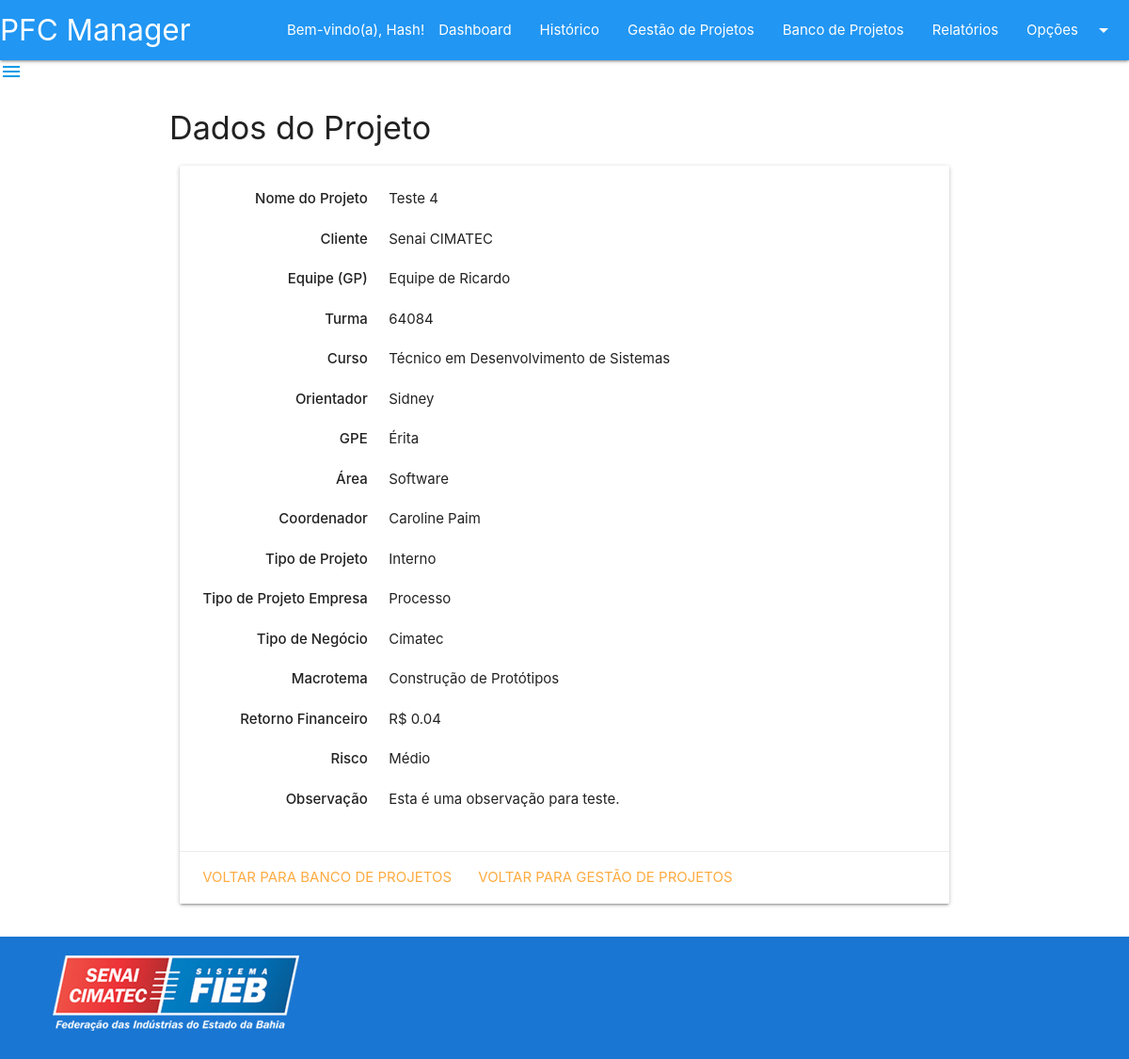
The app's page /telas/paginas_projeto/detalhes_projeto.php?id=15 (signed in) with its own data.
### tables this page shows
CREATE TABLE `cursos` (
  `curso_id` int NOT NULL AUTO_INCREMENT,
  `curso_nome` varchar(45) DEFAULT NULL,
  `curso_area_id` int NOT NULL,
  `curso_coordenador_id` int NOT NULL,
  PRIMARY KEY (`curso_id`),
  KEY `fk_cursos_areas1_idx` (`curso_area_id`),
  KEY `fk_cursos_coordenadores1_idx` (`curso_coordenador_id`),
  CONSTRAINT `fk_cursos_areas1` FOREIGN KEY (`curso_area_id`) REFERENCES `areas` (`area_id`),
  CONSTRAINT `fk_cursos_coordenadores1` FOREIGN KEY (`curso_coordenador_id`) REFERENCES `coordenadores` (`coordenador_id`)
);

CREATE TABLE `projetos` (
  `projeto_id` int NOT NULL AUTO_INCREMENT,
  `projeto_nome` varchar(45) DEFAULT NULL,
  `projeto_tipo` varchar(45) DEFAULT NULL,
  `projeto_empresa` varchar(45) DEFAULT NULL,
  `projeto_negocio` varchar(45) DEFAULT NULL,
  `projeto_macrotema` varchar(45) DEFAULT NULL,
  `projeto_risco` varchar(45) DEFAULT NULL,
  `projeto_retorno` decimal(10,2) DEFAULT NULL,
  `projeto_status` int DEFAULT NULL,
  `projeto_semestre` decimal(5,1) DEFAULT NULL,
  `projeto_entregavel1` date DEFAULT NULL,
  `projeto_status1` int DEFAULT NULL,
  `projeto_entregavel2` date DEFAULT NULL,
  `projeto_status2` int DEFAULT NULL,
  `projeto_entregavel3` date DEFAULT NULL,
  `projeto_status3` int DEFAULT NULL,
  `projeto_observacao` varchar(1000) DEFAULT NULL,
  `projeto_motivocancelamento` varchar(1000) DEFAULT NULL,
  `projeto_tem_banca` tinyint NOT NULL,
  `projeto_cliente_id` int DEFAULT NULL,
  `projeto_equipe_id` int DEFAULT NULL,
  PRIMARY KEY (`projeto_id`),
  KEY `fk_projetos_clientes1_idx` (`projeto_cliente_id`),
  KEY `fk_projetos_equipes1_idx` (`projeto_equipe_id`),
  CONSTRAINT `fk_projetos_clientes1` FOREIGN KEY (`projeto_cliente_id`) REFERENCES `clientes` (`cliente_id`),
  CONSTRAINT `fk_projetos_equipes1` FOREIGN KEY (`projeto_equipe_id`) REFERENCES `equipes` (`equipe_id`)
);

CREATE TABLE `clientes` (
  `cliente_id` int NOT NULL AUTO_INCREMENT,
  `cliente_razaosocial` varchar(45) DEFAULT NULL,
  `cliente_nomefantasia` varchar(45) DEFAULT NULL,
  `cliente_endereco` varchar(45) DEFAULT NULL,
  `cliente_nomerepresentante` varchar(45) DEFAULT NULL,
  `cliente_emailrepresentante` varchar(45) DEFAULT NULL,
  `cliente_telrepresentante` varchar(45) DEFAULT NULL,
  `cliente_problema` varchar(1000) DEFAULT NULL,
  `cliente_solucao` varchar(1000) DEFAULT NULL,
  `cliente_resultado` varchar(1000) DEFAULT NULL,
  PRIMARY KEY (`cliente_id`)
);

CREATE TABLE `equipes` (
  `equipe_id` int NOT NULL AUTO_INCREMENT,
  `equipe_nota` decimal(3,1) DEFAULT NULL,
  `equipe_gestor` varchar(45) DEFAULT NULL,
  `equipe_membro1` varchar(45) DEFAULT NULL,
  `equipe_membro2` varchar(45) DEFAULT NULL,
  `equipe_membro3` varchar(45) DEFAULT NULL,
  `equipe_membro4` varchar(45) DEFAULT NULL,
  `equipe_membro5` varchar(45) DEFAULT NULL,
  `equipe_tem_projeto` tinyint NOT NULL,
  `equipe_turma_id` int NOT NULL,
  PRIMARY KEY (`equipe_id`),
  KEY `fk_equipes_turmas1_idx` (`equipe_turma_id`),
  CONSTRAINT `fk_equipes_turmas1` FOREIGN KEY (`equipe_turma_id`) REFERENCES `turmas` (`turma_id`)
);

CREATE TABLE `turmas` (
  `turma_id` int NOT NULL AUTO_INCREMENT,
  `turma_codigo` varchar(45) DEFAULT NULL,
  `turma_turno` varchar(45) DEFAULT NULL,
  `turma_curso_id` int NOT NULL,
  `turma_orientador_id` int NOT NULL,
  `turma_gpe_id` int NOT NULL,
  PRIMARY KEY (`turma_id`),
  KEY `fk_turmas_cursos1_idx` (`turma_curso_id`),
  KEY `fk_turmas_orientadores1_idx` (`turma_orientador_id`),
  KEY `fk_turmas_gpes1_idx` (`turma_gpe_id`),
  CONSTRAINT `fk_turmas_cursos1` FOREIGN KEY (`turma_curso_id`) REFERENCES `cursos` (`curso_id`),
  CONSTRAINT `fk_turmas_gpes1` FOREIGN KEY (`turma_gpe_id`) REFERENCES `gpes` (`gpe_id`),
  CONSTRAINT `fk_turmas_orientadores1` FOREIGN KEY (`turma_orientador_id`) REFERENCES `orientadores` (`orientador_id`)
);

CREATE TABLE `orientadores` (
  `orientador_id` int NOT NULL AUTO_INCREMENT,
  `orientador_nome` varchar(45) DEFAULT NULL,
  PRIMARY KEY (`orientador_id`)
);

CREATE TABLE `gpes` (
  `gpe_id` int NOT NULL AUTO_INCREMENT,
  `gpe_nome` varchar(45) DEFAULT NULL,
  PRIMARY KEY (`gpe_id`)
);

CREATE TABLE `areas` (
  `area_id` int NOT NULL AUTO_INCREMENT,
  `area_nome` varchar(45) DEFAULT NULL,
  PRIMARY KEY (`area_id`)
);

CREATE TABLE `coordenadores` (
  `coordenador_id` int NOT NULL AUTO_INCREMENT,
  `coordenador_nome` varchar(45) DEFAULT NULL,
  PRIMARY KEY (`coordenador_id`)
);

### servicos/ServicosProjeto.php (called while the page is built, shortened)
<?php
class ServicosProjeto implements iServicosProjeto
{
  function buscarProjetoPorId($projeto_id)
  {
    $conexao = conectar();
    $consulta = "SELECT * FROM cursos
        INNER JOIN areas
          ON cursos.curso_area_id = areas.area_id
        INNER JOIN coordenadores
          ON cursos.curso_coordenador_id = coordenadores.coordenador_id
        INNER JOIN turmas
          ON turmas.turma_curso_id = cursos.curso_id
        CROSS JOIN projetos
        INNER JOIN clientes
          ON projetos.projeto_cliente_id = clientes.cliente_id
        INNER JOIN equipes
          ON projetos.projeto_equipe_id = equipes.equipe_id
          AND equipes.equipe_turma_id = turmas.turma_id
        INNER JOIN gpes
          ON turmas.turma_gpe_id = gpes.gpe_id
        INNER JOIN orientadores
          ON turmas.turma_orientador_id = orientadores.orientador_id
        WHERE projeto_id = $projeto_id;";
    $resultado = mysqli_query($conexao, $consulta);
    return $resultado;
  }
}

### telas/paginas_projeto/detalhes_projeto.php (the view, shortened to what this page needs)
<?php require_once("../../servicos/ServicosProjeto.php"); ?>
<?php
if ($_SESSION["usuario_nome"]) {
?>
    <?php
    $servicosProjeto = new ServicosProjeto();
    ?>
    <?php
    $resultado = $servicosProjeto->buscarProjetoComClientePorId($_GET["id"]);
    $linha = mysqli_fetch_assoc($resultado);
    if ($linha["projeto_equipe_id"]) {
        $resultado = $servicosProjeto->buscarProjetoPorId($_GET["id"]);
        $linha = mysqli_fetch_assoc($resultado);
    }
    ?>
    <!DOCTYPE html>
    <html lang="pt-BR">
    <head>
        <?php include_once("../compartilhado/head.php"); ?>
    </head>
    <body>
        <?php include_once("../compartilhado/header.php"); ?>
        <main>
            <div class="container">
                <h4>Dados do Projeto</h4>
                <div class="row">
                    <div class="col s12">
                        <div class="card">
                            <div class="card-content">
                                <div class="row">
                                    <div class="col s3" style="text-align:right">
                                        <p><strong>Nome do Projeto</strong></p>
                                    </div>
                                    <div class="col s6">
                                        <p><?php echo $linha["projeto_nome"] ?></p>
                                    </div>
                                </div>
                                <div class="row">
                                    <div class="col s3" style="text-align:right">
                                        <p><strong>Cliente</strong></p>
                                    </div>
                                    <div class="col s6">
                                        <p><?php echo $linha["cliente_nomefantasia"] ?></p>
                                    </div>
                                </div>
                                <?php
                                if ($linha["projeto_equipe_id"]) {
                                ?>
                                    <div class="row">
                                        <div class="col s3" style="text-align:right">
                                            <p><strong>Equipe (GP)</strong></p>
                                        </div>
                                        <div class="col s6">
                                            <p>Equipe de <?php echo  $linha["equipe_gestor"] ?></p>
                                        </div>
                                    </div>
                                    <div class="row">
                                        <div class="col s3" style="text-align:right">
                                            <p><strong>Turma</strong></p>
                                        </div>
                                        <div class="col s6">
                                            <p><?php echo  $linha["turma_codigo"] ?></p>
                                        </div>
                                    </div>
                                    <div class="row">
                                        <div class="col s3" style="text-align:right">
                                            <p><strong>Curso</strong></p>
                                        </div>
                                        <div class="col s6">
                                            <p><?php echo  $linha["curso_nome"] ?></p>
                                        </div>
                                    </div>
                                    <div class="row">
                                        <div class="col s3" style="text-align:right">
                                            <p><strong>Orientador</strong></p>
                                        </div>
                                        <div class="col s6">
                                            <p><?php echo  $linha["orientador_nome"] ?></p>
                                        </div>
                                    </div>
                                    <div class="row">
                                        <div class="col s3" style="text-align:right">
                                            <p><strong>GPE</strong></p>
                                        </div>
                                        <div class="col s6">
                                            <p><?php echo  $linha["gpe_nome"] ?></p>
                                        </div>
                                    </div>
                                    <div class="row">
                                        <div class="col s3" style="text-align:right">
                                            <p><strong>Área</strong></p>
                                        </div>
                                        <div class="col s6">
                                            <p><?php echo  $linha["area_nome"] ?></p>
                                        </div>
                                    </div>
                                    <div class="row">
                                        <div class="col s3" style="text-align:right">
                                            <p><strong>Coordenador</strong></p>
                                        </div>
                                        <div class="col s6">
                                            <p><?php echo  $linha["coordenador_nome"] ?></p>
                                        </div>
                                    </div>
                                <?php
                                }
                                ?>
                                <div class="row">
                                    <div class="col s3" style="text-align:right">
                                        <p><strong>Tipo de Projeto</strong></p>
                                    </div>
                                    <div class="col s6">
                                        <p><?php echo $linha["projeto_tipo"] ?></p>
                                    </div>
                                </div>
                                <div class="row">
                                    <div class="col s3" style="text-align:right">
                                        <p><strong>Tipo de Projeto Empresa</strong></p>
                                    </div>
                                    <div class="col s6">
                                        <p><?php echo $linha["projeto_empresa"] ?></p>
                                    </div>
                                </div>
                                <div class="row">
                                    <div class="col s3" style="text-align:right">
                                        <p><strong>Tipo de Negócio</strong></p>
                                    </div>
                                    <div class="col s6">
                                        <p><?php echo $linha["projeto_negocio"] ?></p>
                                    </div>
                                </div>
                                <div class="row">
                                    <div class="col s3" style="text-align:right">
                                        <p><strong>Macrotema</strong></p>
                                    </div>
                                    <div class="col s6">
                                        <p><?php echo $linha["projeto_macrotema"] ?></p>
                                    </div>
                                </div>
                                <div class="row">
                                    <div class="col s3" style="text-align:right">
                                        <p><strong>Retorno Financeiro</strong></p>
                                    </div>
                                    <div class="col s6">
                                        <p>R$ <?php echo $linha["projeto_retorno"] ?></p>
                                    </div>
                                </div>
                                <div class="row">
                                    <div class="col s3" style="text-align:right">
                                        <p><strong>Risco</strong></p>
                                    </div>
                                    <div class="col s6">
                                        <p><?php echo $linha["projeto_risco"] ?></p>
                                    </div>
                                </div>
                                <div class="row">
                                    <div class="col s3" style="text-align:right">
                                        <p><strong>Observação</strong></p>
                                    </div>
                                    <div class="col s6">
                                        <p><?php echo $linha["projeto_observacao"] ?></p>
                                    </div>
                                </div>
                            </div>
                            <div class="card-action">
                                <a href="../paginas_projeto/reserva.php">voltar para Banco de Projetos</a>
                                <a href="../paginas_projeto/gestao.php">voltar para Gestão de Projetos</a>
                            </div>
                        </div>
                    </div>
                </div>
            </div>
        </main>
    </body>
    <?php include_once("../compartilhado/footer.php"); ?>
    </html>
<?php
} else {
    header("location:../inicio/login.php");
}
?>

### telas/compartilhado/head.php (style rules this page uses)
body { display: flex; min-height: 100vh; flex-direction: column; }
main { flex: 1 0 auto; }

### records on screen
cursos: projetos.projeto_nome "Teste 4", clientes.cliente_nomefantasia "Senai CIMATEC", equipes.equipe_gestor "Ricardo", turmas.turma_codigo "64084", curso_nome "Técnico em Desenvolvimento de Sistemas", orientadores.orientador_nome "Sidney", gpes.gpe_nome "Érita", curso_area.area_nome "Software", curso_coordenador.coordenador_nome "Caroline Paim", projetos.projeto_tipo "Interno", projetos.projeto_empresa "Processo", projetos.projeto_negocio "Cimatec", projetos.projeto_macrotema "Construção de Protótipos", projetos.projeto_retorno "0.04", projetos.projeto_risco "Médio", projetos.projeto_observacao "Esta é uma observação para teste."

### other values on screen
$_SESSION["usuario_nome"] "Hash"
